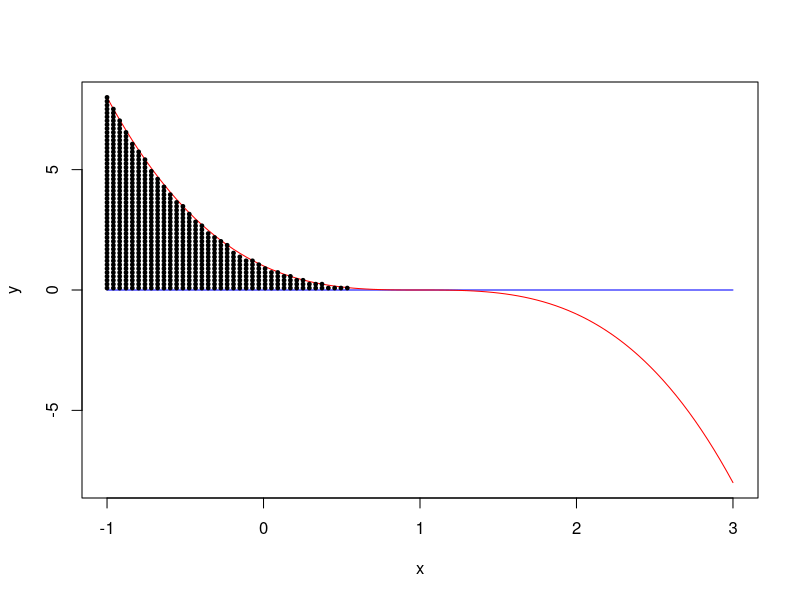
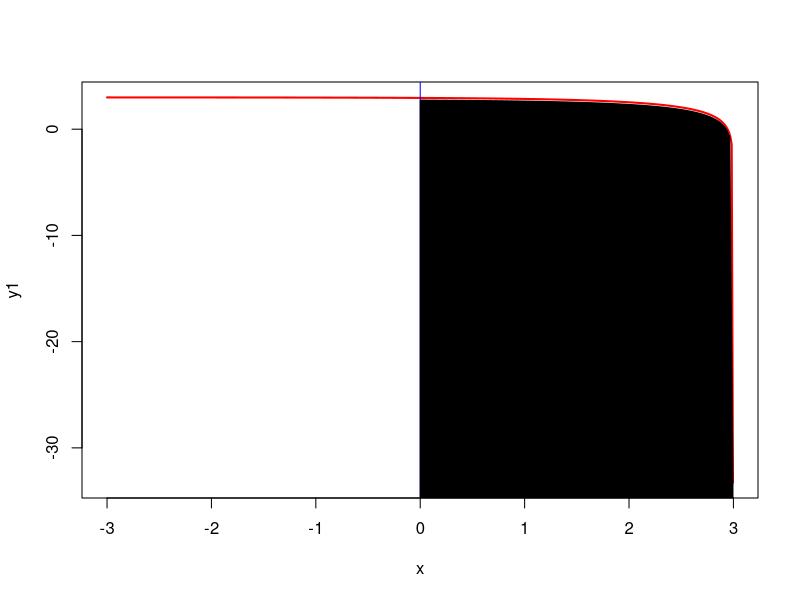
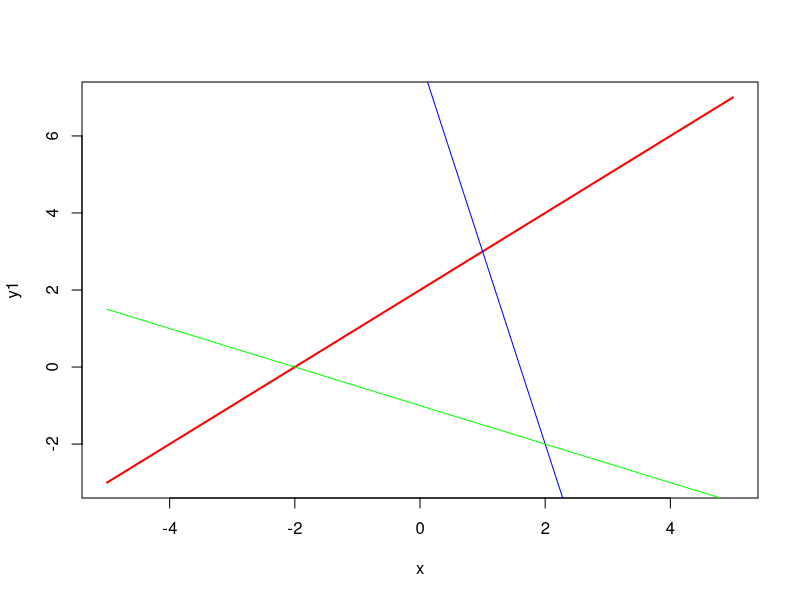

The R script that drew these images, in order:
## ---- chunk 1
knitr::opts_chunk$set(echo = TRUE)
## ---- chunk 2
f <- function(x,y) x^2 - y^2
x <- seq(-8, 1,length = 100)
y <- matrix(NA, nrow=length(x), ncol=length(x))
for (i in seq_along(x)) {
  y[,i] <- seq(-sqrt(2-2*x[i]), sqrt(2-2*x[i]), length = 100)
}
res <- matrix(NA, nrow=length(x), ncol=length(x))
for (i in seq_along(x)) {
  res[,i] <- f(x[i], y[,i])
}
## ---- chunk 3
f <- function(x,y) -x
sims <- 100
x <- seq(-1, 3,length = sims)
y <- matrix(NA, nrow=sims, ncol=sims)
for (i in seq_along(x)) {
  y[,i] <- seq(-8, 8, length = sims)
}
res <- matrix(NA, nrow=sims, ncol=sims)
for (i in seq_along(x)) {
  res[,i] <- ifelse(y[,i] >= 0 & y[,i] - (1-x[i])^3 <= 0, -x[i], NA)
}
## ---- chunk 4
X <- data.frame(x = rep(x, each = sims),
                y = rep(seq(-8, 8, length = sims), times = sims))
plot(X$x, rep(0, length(X$x)), col = "blue", type = "l", ylim = c(-8, 8), ylab = "y", xlab="x")
lines(X$x, (1-X$x)^3, col = "red")
X$plot <- ifelse(X$y >= 0 & X$y - (1-X$x)^3 <= 0, 1, 0)
points(X$x[X$plot==1], X$y[X$plot==1], cex = 0.5, pch = 19)
## ---- chunk 5
f <- function(x) {
  ifelse(exp(x[1]) + exp(x[2]) - 20 <= 0 & -x[1] <= 0, exp(-x[1]-x[2]), 1000)
}

o <- optim(c(0, 0), f)
o$par

log(10)
## ---- chunk 6
sims <- 500
x <- seq(-3, log(20), length = sims)
y1 <- log(20 - exp(x))

plot(x, y1, type = 'l', col = "red", lwd = 2)
abline(v = 0, col = "blue")
polygon(c(0, seq(0, log(20), length = 101), log(20)), 
        c(-50, log(20 - exp(seq(0, log(20), length = 101))), -50) - 0.2,
        col = "black")
## ---- chunk 7
f <- function(x) {
  ifelse(-x[1]+x[2]-2 <= 0 & 5*x[1]+x[2]-8 <= 0 & -x[1]-2*x[2]-2 <= 0,
         7-3*x[1]^2-x[2]^2+5*x[2], 10000)
}

o <- optim(c(0, 0), f)
o$par
## ---- chunk 8
sims <- 500
x <- seq(-5, 5, length = sims)
y1 <- x + 2
y2 <- 8 - 5*x
y3 <- -0.5*x - 1

plot(x, y1, type = 'l', col = "red", lwd = 2)
lines(x, y2, col = "blue")
lines(x, y3, col = "green")
